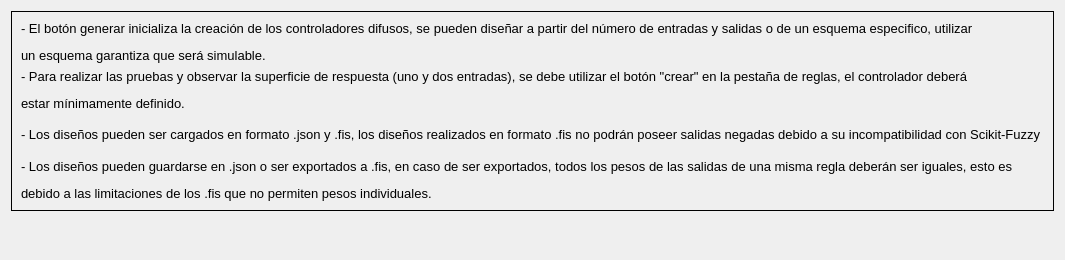
            <widget class="QWidget" name="estructuraTab">
             <attribute name="title">
              <string>Estructura</string>
             </attribute>
             <layout class="QGridLayout" name="gridLayout_95">
              <item row="0" column="0">
               <layout class="QVBoxLayout" name="verticalLayout_58">
                <item>
                 <widget class="QFrame" name="frame_4">
                  <property name="sizePolicy">
                   <sizepolicy hsizetype="Preferred" vsizetype="Fixed">
                    <horstretch>0</horstretch>
                    <verstretch>0</verstretch>
                   </sizepolicy>
                  </property>
                  <property name="minimumSize">
                   <size>
                    <width>0</width>
                    <height>200</height>
                   </size>
                  </property>
                  <property name="frameShape">
                   <enum>QFrame::Box</enum>
                  </property>
                  <property name="frameShadow">
                   <enum>QFrame::Plain</enum>
                  </property>
                  <property name="lineWidth">
                   <number>1</number>
                  </property>
                  <layout class="QGridLayout" name="gridLayout_116">
                   <item row="2" column="0">
                    <widget class="QLabel" name="label_36">
                     <property name="text">
                      <string>&lt;html&gt;&lt;head/&gt;&lt;body&gt;&lt;p align=&quot;justify&quot;&gt;&lt;span style=&quot; font-size:10pt;&quot;&gt;- Los diseños pueden ser cargados en formato .json y .fis, los diseños realizados en formato .fis no podrán poseer salidas negadas debido a su incompatibilidad con Scikit-Fuzzy &lt;/span&gt;&lt;/p&gt;&lt;/body&gt;&lt;/html&gt;</string>
                     </property>
                    </widget>
                   </item>
                   <item row="0" column="0">
                    <widget class="QLabel" name="label_34">
                     <property name="text">
                      <string>&lt;html&gt;&lt;head/&gt;&lt;body&gt;&lt;p&gt;&lt;span style=&quot; font-size:10pt;&quot;&gt;- El botón generar inicializa la creación de los controladores difusos, se pueden diseñar a partir del número de entradas y salidas o de un esquema especifico, utilizar&lt;/span&gt;&lt;/p&gt;&lt;p&gt;&lt;span style=&quot; font-size:10pt;&quot;&gt;un esquema garantiza que será simulable.&lt;/span&gt;&lt;/p&gt;&lt;/body&gt;&lt;/html&gt;</string>
                     </property>
                    </widget>
                   </item>
                   <item row="1" column="0">
                    <widget class="QLabel" name="label_35">
                     <property name="text">
                      <string>&lt;html&gt;&lt;head/&gt;&lt;body&gt;&lt;p align=&quot;justify&quot;&gt;&lt;span style=&quot; font-size:10pt;&quot;&gt;- Para realizar las pruebas y observar la superficie de respuesta (uno y dos entradas), se debe utilizar el botón &amp;quot;crear&amp;quot; en la pestaña de reglas, el controlador deberá &lt;/span&gt;&lt;/p&gt;&lt;p align=&quot;justify&quot;&gt;&lt;span style=&quot; font-size:10pt;&quot;&gt;estar mínimamente definido. &lt;/span&gt;&lt;/p&gt;&lt;/body&gt;&lt;/html&gt;</string>
                     </property>
                    </widget>
                   </item>
                   <item row="3" column="0">
                    <widget class="QLabel" name="label_37">
                     <property name="text">
                      <string>&lt;html&gt;&lt;head/&gt;&lt;body&gt;&lt;p align=&quot;justify&quot;&gt;&lt;span style=&quot; font-size:10pt;&quot;&gt;- Los diseños pueden guardarse en .json o ser exportados a .fis, en caso de ser exportados, todos los pesos de las salidas de una misma regla deberán ser iguales, esto es &lt;/span&gt;&lt;/p&gt;&lt;p align=&quot;justify&quot;&gt;&lt;span style=&quot; font-size:10pt;&quot;&gt;debido a las limitaciones de los .fis que no permiten pesos individuales. &lt;/span&gt;&lt;/p&gt;&lt;/body&gt;&lt;/html&gt;</string>
                     </property>
                    </widget>
                   </item>
                  </layout>
                 </widget>
                </item>
                <item>
                 <layout class="QHBoxLayout" name="horizontalLayout_17">
                  <property name="spacing">
                   <number>0</number>
                  </property>
                  <item>
                   <widget class="QFrame" name="frame">
                    <property name="sizePolicy">
                     <sizepolicy hsizetype="Fixed" vsizetype="Fixed">
                      <horstretch>0</horstretch>
                      <verstretch>0</verstretch>
                     </sizepolicy>
                    </property>
                    <property name="minimumSize">
                     <size>
                      <width>0</width>
                      <height>0</height>
                     </size>
                    </property>
                    <property name="maximumSize">
                     <size>
                      <width>250</width>
                      <height>16777215</height>
                     </size>
                    </property>
                    <property name="frameShape">
                     <enum>QFrame::NoFrame</enum>
                    </property>
                    <property name="frameShadow">
                     <enum>QFrame::Plain</enum>
                    </property>
                    <property name="lineWidth">
                     <number>0</number>
                    </property>
                    <layout class="QGridLayout" name="gridLayout_18">
                     <property name="sizeConstraint">
                      <enum>QLayout::SetDefaultConstraint</enum>
                     </property>
                     <property name="leftMargin">
                      <number>6</number>
                     </property>
                     <property name="rightMargin">
                      <number>0</number>
                     </property>
                     <property name="horizontalSpacing">
                      <number>6</number>
                     </property>
                     <item row="0" column="0">
                      <widget class="QLabel" name="imagenInputs">
                       <property name="sizePolicy">
                        <sizepolicy hsizetype="Preferred" vsizetype="Preferred">
                         <horstretch>0</horstretch>
                         <verstretch>0</verstretch>
                        </sizepolicy>
                       </property>
                       <property name="maximumSize">
                        <size>
                         <width>16777215</width>
                         <height>16777215</height>
                        </size>
                       </property>
                       <property name="text">
                        <string/>
                       </property>
                       <property name="pixmap">
                        <pixmap resource="imagenes.qrc">:/imagenes/imagenes/entrada2.png</pixmap>
                       </property>
                       <property name="scaledContents">
                        <bool>true</bool>
                       </property>
                       <property name="alignment">
                        <set>Qt::AlignLeading|Qt::AlignLeft|Qt::AlignVCenter</set>
                       </property>
                       <property name="wordWrap">
                        <bool>false</bool>
                       </property>
                       <property name="margin">
                        <number>0</number>
                       </property>
                       <property name="indent">
                        <number>-1</number>
                       </property>
                      </widget>
                     </item>
                    </layout>
                   </widget>
                  </item>
                  <item>
                   <widget class="QFrame" name="frame_2">
                    <property name="sizePolicy">
                     <sizepolicy hsizetype="Fixed" vsizetype="Fixed">
                      <horstretch>0</horstretch>
                      <verstretch>0</verstretch>
                     </sizepolicy>
                    </property>
                    <property name="maximumSize">
                     <size>
                      <width>250</width>
                      <height>16777215</height>
                     </size>
                    </property>
                    <property name="frameShape">
                     <enum>QFrame::NoFrame</enum>
                    </property>
                    <property name="frameShadow">
                     <enum>QFrame::Plain</enum>
                    </property>
                    <property name="lineWidth">
                     <number>0</number>
                    </property>
                    <layout class="QGridLayout" name="gridLayout_93">
                     <property name="leftMargin">
                      <number>0</number>
                     </property>
                     <item row="0" column="0">
                      <widget class="QLabel" name="imagenOutputs">
                       <property name="maximumSize">
                        <size>
                         <width>16777215</width>
                         <height>16777215</height>
                        </size>
                       </property>
                       <property name="text">
                        <string/>
                       </property>
                       <property name="pixmap">
                        <pixmap resource="imagenes.qrc">:/imagenes/imagenes/salida1.png</pixmap>
                       </property>
                       <property name="scaledContents">
                        <bool>true</bool>
                       </property>
                      </widget>
                     </item>
                    </layout>
                   </widget>
                  </item>
                  <item>
                   <widget class="QFrame" name="frame_3">
                    <property name="sizePolicy">
                     <sizepolicy hsizetype="Preferred" vsizetype="Fixed">
                      <horstretch>0</horstretch>
                      <verstretch>0</verstretch>
                     </sizepolicy>
                    </property>
                    <property name="minimumSize">
                     <size>
                      <width>500</width>
                      <height>0</height>
                     </size>
                    </property>
                    <property name="frameShape">
                     <enum>QFrame::NoFrame</enum>
                    </property>
                    <property name="frameShadow">
                     <enum>QFrame::Plain</enum>
                    </property>
                    <property name="lineWidth">
                     <number>2</number>
                    </property>
                    <property name="midLineWidth">
                     <number>0</number>
                    </property>
                    <layout class="QGridLayout" name="gridLayout_94">
                     <property name="leftMargin">
                      <number>0</number>
                     </property>
                     <property name="topMargin">
                      <number>0</number>
                     </property>
                     <property name="rightMargin">
                      <number>0</number>
                     </property>
                     <property name="bottomMargin">
                      <number>0</number>
                     </property>
                     <item row="0" column="0">
                      <widget class="QLabel" name="imagenEsquemas">
                       <property name="sizePolicy">
                        <sizepolicy hsizetype="Preferred" vsizetype="Preferred">
                         <horstretch>0</horstretch>
                         <verstretch>0</verstretch>
                        </sizepolicy>
                       </property>
                       <property name="minimumSize">
                        <size>
                         <width>0</width>
                         <height>0</height>
                        </size>
                       </property>
                       <property name="maximumSize">
                        <size>
                         <width>626</width>
                         <height>210</height>
                        </size>
                       </property>
                       <property name="frameShape">
                        <enum>QFrame::NoFrame</enum>
                       </property>
                       <property name="frameShadow">
                        <enum>QFrame::Plain</enum>
                       </property>
                       <property name="lineWidth">
                        <number>1</number>
                       </property>
                       <property name="text">
                        <string/>
                       </property>
                       <property name="pixmap">
                        <pixmap resource="imagenes.qrc">:/imagenes/imagenes/sinEsquema.png</pixmap>
                       </property>
                       <property name="scaledContents">
                        <bool>true</bool>
                       </property>
                      </widget>
                     </item>
                    </layout>
                   </widget>
                  </item>
                 </layout>
                </item>
               </layout>
              </item>
             </layout>
            </widget>
